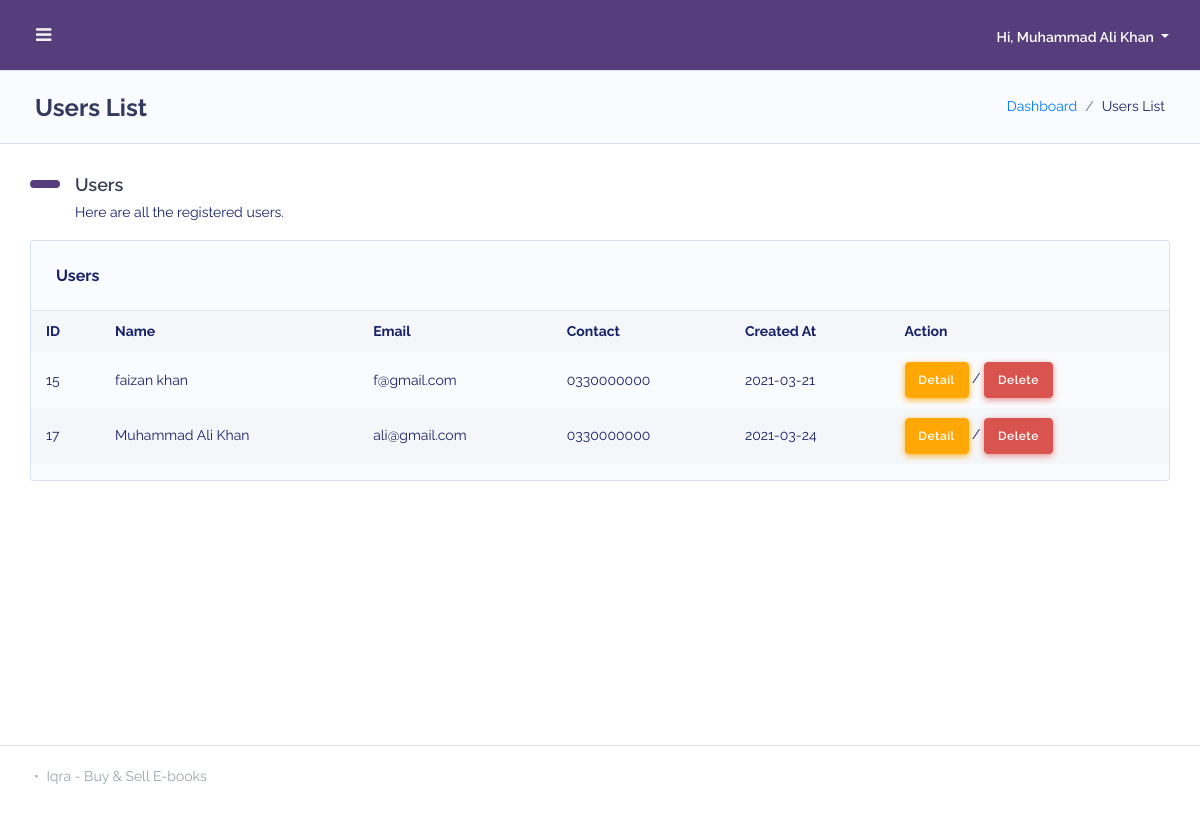
The app's page /list-user.php (signed in), older data.
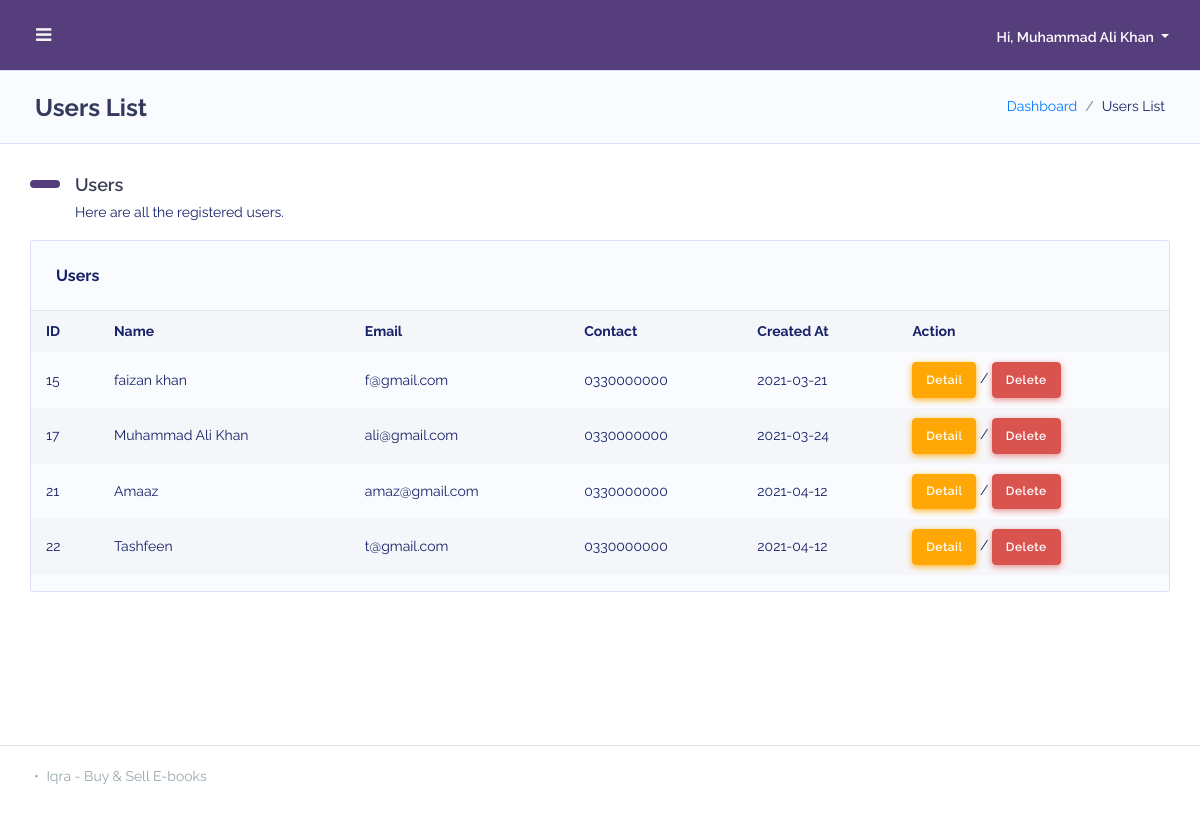
The same page, newer data.
### tables this page shows
CREATE TABLE `user` (
  `id` int(11) NOT NULL,
  `name` varchar(255) NOT NULL,
  `password` varchar(255) NOT NULL,
  `email` varchar(255) NOT NULL,
  `dob` varchar(50) NOT NULL,
  `image` varchar(512) NOT NULL,
  `creditcard` varchar(16) NOT NULL,
  `gender` varchar(16) NOT NULL,
  `address` varchar(1024) NOT NULL,
  `contactnumber` varchar(50) NOT NULL,
  `isadmin` int(11) NOT NULL,
  `isseller` int(11) NOT NULL,
  `createdon` varchar(50) NOT NULL
);

### admin-header.php (called while the page is built, shortened)
<?php
$db = new database();
?>

### inc/database.inc.php (called while the page is built, shortened)
<?php
    include("./inc/utility.inc.php");
    class database
    {
        private $host = "localhost";
        private $user = "root";
        private $pswd = "";
        private $db = "ebookdb";
        private $link = null;
        function __construct()
        {
            $this->link = mysqli_connect($this->host, $this->user, $this->pswd, $this->db);
        }
        function query($q){
            $res = mysqli_query($this->link, $q);
            if ($res) {
                $out = "Query Executed Sucessfully ✅ query: $q";
            } else {
                $out = "Query Error ❌: " . mysqli_errno($this->get_link()) . " on query: $q";
                echo Utility::console_error($out);
            }
            return $res;
        }
        public function get_entities($table_name){
            $q = "SELECT * FROM `$table_name`";
            $res = $this->query($q);
            return $res;
        }
    }
?>

### inc/utility.inc.php (called while the page is built, shortened)
<?php
class Utility
{
    static function log($msg)
    {
        $time = date('m/d/y h:iA', time());
        $page = basename($_SERVER['PHP_SELF']);
        $user = isset($_SESSION["user_id"]) ? $_SESSION["user_id"] : "guest";
        $contents = file_get_contents('log.txt');
        $contents .=  "User: $user\t$time\t$page\t$msg\r";
    }
}

### list-user.php (the view, shortened to what the changed rows need)
<?php
include './inc/database.inc.php';
?>
<!DOCTYPE html>
<html lang="en">
<head>
    <link rel="stylesheet" href="assets/modules/bootstrap/css/bootstrap.min.css">
    <link rel="stylesheet" href="assets/modules/fontawesome/css/all.min.css">
    <link rel="stylesheet" href="assets/css/admin-style.min.css">
    <link rel="stylesheet" href="css/fontAwesome.css">
    <link rel="stylesheet" href="assets/css/components.min.css">
</head>
<body class="layout-4">
    <div id="app">
        <div class="main-wrapper main-wrapper-1">
            <?php include "./admin-header.php"; ?>
            <div class="main-content">
                <section class="section">
                    <div class="section-header">
                        <h1>Users List</h1>
                    </div>
                    <div class="section-body">
                        <h2 class="section-title">Users</h2>
                        <div class="row">
                            <div class="col-12 col-md-12 col-lg-12">
                                <div class="card">
                                    <div class="card-body p-0">
                                        <div class="table-responsive">
                                            <table class="table table-striped table-md v_center">
                                                <tr>
                                                    <th>ID</th>
                                                    <th>Name</th>
                                                    <th>Email</th>
                                                    <th>Contact</th>
                                                    <th>Created At</th>
                                                    <th>Action</th>
                                                </tr>
                                                <?php
                                                $res = $db->get_entities('user');
                                                while ($row = mysqli_fetch_array($res)) {
                                                    if ($row["isadmin"] == 1) {
                                                        continue;
                                                    }
                                                ?>
                                                    <tr>
                                                        <td><?= $row["id"] ?></td>
                                                        <td><?= $row["name"] ?></td>
                                                        <td><?= $row["email"] ?></td>
                                                        <td><?= $row["contactnumber"] ?></td>
                                                        <td><?= $row["createdon"] ?></td>
                                                        <td><a href="details-user.php?id=<?=$row["id"]?>" class="btn btn-secondary">Detail</a> / <a href="delete-confirm-user.php?id=<?=$row["id"]?>" class="btn btn-danger">Delete</a></td>
                                                    </tr>
                                                <?php } ?>
                                            </table>
                                        </div>
                                    </div>
                                </div>
                            </div>
                        </div>
                    </div>
                </section>
            </div>
        </div>
    </div>
</body>
</html>

Row changes from the older to the newer data that the page shows:
added user: id "21", name "Amaaz", email "amaz@gmail.com", contactnumber "0330000000", createdon "2021-04-12"
added user: id "22", name "Tashfeen", email "t@gmail.com", contactnumber "0330000000", createdon "2021-04-12"
